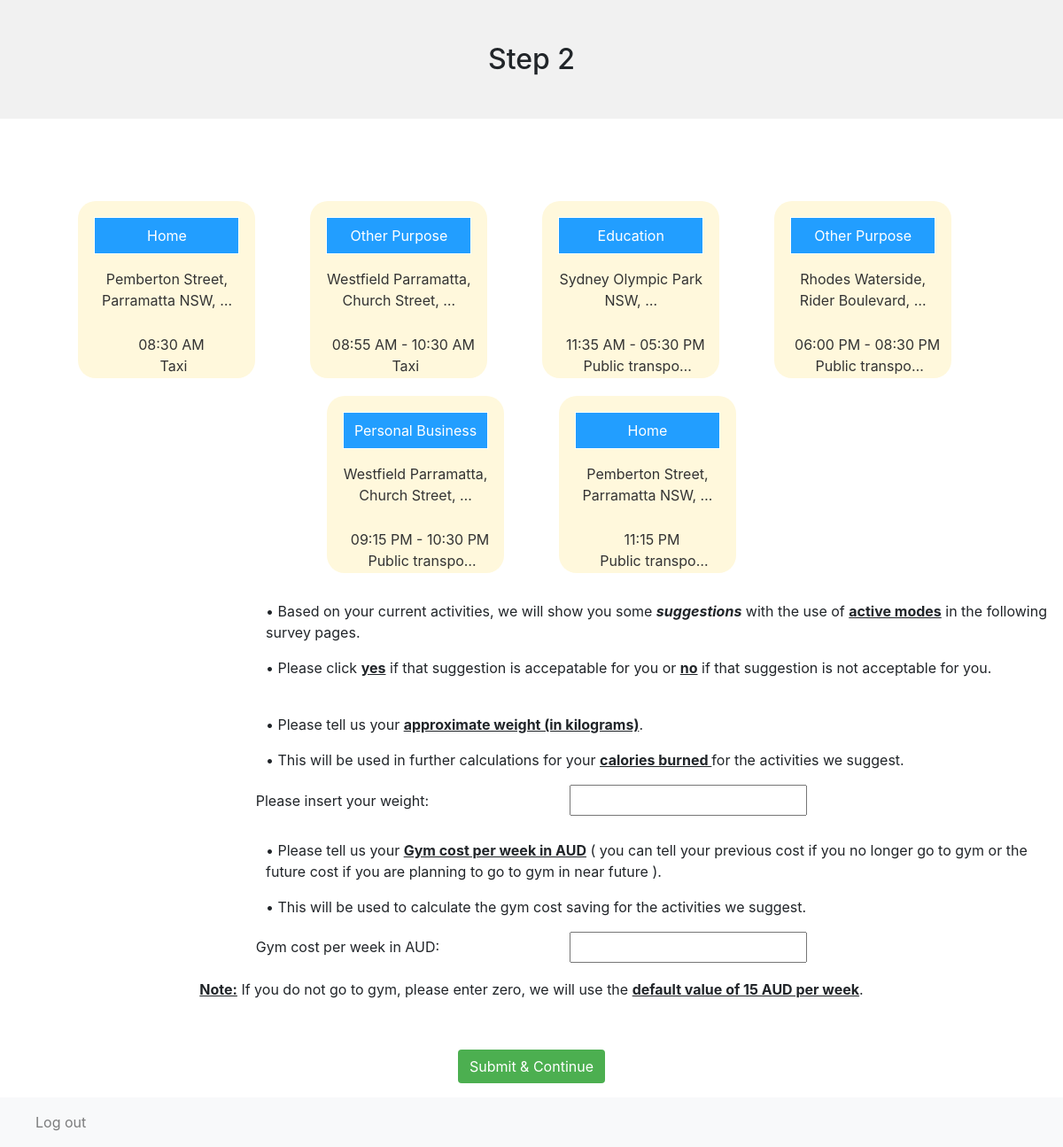
The page /survey/step2/ (signed in) on the database its author committed.
### app_survey/models.py (models this page shows, shortened)
class mdl_travel(models.Model):
    session=models.IntegerField(blank=True,null=True)
    user=models.ForeignKey(mdl_user,on_delete=models.CASCADE)
    travel_from=models.CharField(max_length=254)
    travel_from_latitude = models.DecimalField(
                max_digits=23, decimal_places=15, null=True, blank=True)
    travel_from_longitude = models.DecimalField(
                max_digits=23, decimal_places=15, null=True, blank=True)
    departure_time=models.TimeField()
    travel_to=models.CharField(max_length=254)
    travel_to_latitude = models.DecimalField(
                max_digits=23, decimal_places=15, null=True, blank=True)
    travel_to_longitude = models.DecimalField(
                max_digits=23, decimal_places=15, null=True, blank=True)
    arrival_time=models.TimeField( null=True, blank=True)
    position=models.IntegerField()
    travel_mode=models.CharField(max_length=128,choices=TRAVEL_MODE_CHOICES)
    flexibles=models.ManyToManyField(mdl_flexibility,blank=True)
    purpose=models.ForeignKey(mdl_purpose,on_delete=models.DO_NOTHING)
    purpose_detail=models.ForeignKey(mdl_purpose_detail,
                                     on_delete=models.DO_NOTHING,blank=True,null=True)
    free_purpose=models.CharField(max_length=128, null=True, blank=True)
    last_activity=models.BooleanField(choices=((True,"Yes"), (False,"No")) ,default=False)
    type=models.CharField(max_length=30,choices=(("primary","Primary"),("suggestion","Suggestion")),default="primary")
    time_choices_arrival = models.CharField(max_length=50, null=True, blank=True)
    time_choices_departure = models.CharField(max_length=50, null=True, blank=True)
    """def get_max_reach(self):
        if self.max_reach:
            dummydate = datetime.date(2000,1,1)  # Needed to convert time to a datetime object
            dt1 = datetime.datetime.combine(dummydate,self.arrival_time)
            dt2 = datetime.datetime.combine(dummydate,self.max_reach)
            #print(dt1)
            #print(dt2)
            return timesince(dt1, dt2)
        else:
            return 0
    """
    class Meta:
        verbose_name = 'Travel'

class mdl_purpose(models.Model):
    name=models.CharField(max_length=200)
    class Meta:
        verbose_name = 'Purpose'
    def __str__(self):
        return "%s" % (self.name)

### app_user/models.py (models this page shows, shortened)
class mdl_user(DjangoAbstractUser):
    email = models.EmailField(verbose_name='email address', unique=True,
                              error_messages={'unique': "A user with that email already exists."})
    weight = models.IntegerField(blank = True, null = True)
    cost_gym = models.FloatField(blank = True, null = True)
    USERNAME_FIELD = 'email'
    REQUIRED_FIELDS=["username"]
    class Meta:
        db_table = 'auth_user'

### app_survey/views.py (the view)
# urls.py: path("survey/step2/", survey_views.vw_step2, name="step2"),
@login_required
def vw_step2(request):
    mdl_time_log.logTime(request.user.id, 2, datetime.now())
    travels = list(mdl_travel.objects.filter(user=request.user).order_by("position"))
    trvs = []
    counter = 0
    for travel in travels:
        try:
            travel.flexible = list(travel.flexibles.all().values_list("name", flat=True))
            travel.type = travel_types[travel.travel_mode]
            travel.travel_time = datetime.combine(date.today(), travel.arrival_time) - datetime.combine(date.today(),
                                                                                                        travel.departure_time)
            counter += 1
            trvs.append(travel)
        except IndexError:
            trvs.append(travel)
    data = copy.copy(request.POST)
    if data:
        if data['weight'] == '0':
            data['weight'] = '70'   # default weight as 70
    personalInfo = PersonalInfoForm(instance=request.user, data=data or None)
    if request.POST:
        if personalInfo.is_valid():
            personalInfo.save()
            return redirect(reverse("step3"))
    return render(request,
                  "app_survey/step2.html",
                  {"travels": travels, "personalInfo": personalInfo})

### app_user/forms.py
class PersonalInfoForm(forms.ModelForm):
    class Meta:
        model=mdl_user
        fields=("weight", "cost_gym", )

### app_survey/models.py (called while the page is built)
    @staticmethod
    def logTime(userid, index, time):
        with connection.cursor() as cursor:
            if index == 1:
                cursor.execute(f"INSERT INTO app_survey_mdl_time_log (person_id, time1, time2, time3, time4, time5) VALUES({userid}, '{time}', '{time}', '{time}', '{time}', '{time}')")
            else:
                cursor.execute(f"UPDATE app_survey_mdl_time_log SET time{index} = '{time}' WHERE id = (SELECT MAX(id) FROM app_survey_mdl_time_log WHERE person_id = {userid})")

### template/app_survey/step2.html (shortened to what this page needs)
{%extends "main.html"%} {%block content%}
<div class="container-fluid p-0 m-0">
    <div class="row col-12 p-0 m-0">
        <div class="col-md-12 diagram_block bg_white p-0">
            <h2 class="bg_gray col-12 mb-5 p-5 text-center p-0">
                Step 2 </h2>
            <div class="diagram_container">
                <ul class="diagram">
                    {%for travel in travels%}
                    <li class="travel" data-position="{{travel.position|add:1}}">
                        <span class="ctn">
                            <span class="purpose p-2 m-2 br_1 bg_blue mb-3 white">
                                {%if forloop.first%}
                                Home
                                {%else%}
                                {%if forloop.last and travel.free_purpose%}
                                {{travel.free_purpose}}
                                {%else%}
                                {%if travel.purpose_detail%}
                                {{travel.purpose_detail.name}}
                                {%else%}
                                {%ifequal travel.purpose.name "Go Home"%}
                                Home
                                {%else%}
                                {{travel.purpose}}
                                {%endifequal%}
                                {%endif%}
                                {%endif%}
                                {%endif%}
                            </span>
                            {%if forloop.first%}
                            {{travel.travel_from|truncatewords:4}}
                            {%else%}
                            {{travel.travel_to|truncatewords:4}}
                            {%endif%}
                            <br>
                        </span>
                        <span class="travel_footer">
                            {%if forloop.first%}
                            {{travel.departure_time|time:'h:i A'}}
                            {%else%}
                            {%if forloop.last%}
                            {{travel.arrival_time|time:'h:i A'}}
                            {%else%}
                            {{travel.arrival_time|time:'h:i A'}}
                            {% for anotherTravel in travels %}
                            {% if forloop.counter == forloop.parentloop.counter|add:1 %}
                            - {{anotherTravel.departure_time|time:'h:i A'}}
                            {%endif%}
                            {% endfor %}
                            {%endif%}
                            {%endif%}
                            <br />
                            {%ifequal travel.type "car"%}
                            <i class="fa fa-car ml-2"></i>
                            {%endifequal%}
                            {%ifequal travel.type "public"%}
                            <i class="fa fa-bus-alt ml-2"></i>
                            {%endifequal%}
                            {{travel.get_travel_mode_display|truncatechars:15}}
                        </span>
                    </li>
                    {%if not forloop.last%}
                    <li class="arrow">
                        <i class=" arrow_right fa fa-arrow-right ml-2 fa-2x"></i>
                    </li>
                    {%endif%}
                    {%endfor%}
                </ul>
            </div>
        </div>
        <div class="col-md-12 weight_block bg_white p-0">
            <form action="{{request.post}}" method="post">
                <div style='margin-left: 25%'>
                    <p>•	Based on your current activities, we will show you some <b><i>suggestions</i></b> with the use of <b><u>active modes</u></b> in the following survey pages.</p>
                    <p>•	Please click <b><u>yes</u></b> if that suggestion is accepatable for you or <b><u>no</u></b> if that suggestion is not acceptable for you.</p>
                    <br/>
                    <p>•	Please tell us your <b><u>approximate weight (in kilograms)</u></b>. </p>
                    <p>•    This will be used in further calculations for your <b><u>calories burned </u></b>for the activities we suggest. </p>
                </div>
                <div class='text-center'>
                    <label class="personal-info-label">Please insert your weight:</label>
                    <input type="number" class="p-2 input_basedata" name="weight" id="id_weight"
                        value="{% if personalInfo.weight.value%}{{personalInfo.weight.value}}{%endif%}" required>
                </div>
                <div style='margin-left: 25%'>
                    <br/>
                    <p>•	Please tell us your <b><u>Gym cost per week in AUD</u></b> ( you can tell your previous cost if you no longer go to gym or the future cost if you are planning to go to gym in near future ). </p>
                    <p>•	This will be used to calculate the gym cost saving for the activities we suggest.</p>
                </div>
                <div class='text-center'>
                    <label class="personal-info-label">Gym cost per week in AUD:</label>
                    <input type="number" class="p-2 input_basedata" name="cost_gym" id="id_cost_gym"
                    value="{% if personalInfo.cost_gym.value%}{{personalInfo.cost_gym.value}}{%endif%}" required>
                    <p><b><u>Note:</u></b> If you do not go to gym, please enter zero, we will use the <b><u>default value of 15 AUD per week</u></b>.</p>
                </div>
                <div class='text-center'>
                    <p>&nbsp;</p>
                    <input type="submit" class="btn bg_green white " value="Submit & Continue">
                </div>
            </form>
        </div>
    </div>
</div>
{%endblock%}

### static/css/g.css (style rules this page uses)
.white { color: #FFFFFF; }
.bg_white { background-color: #FFFFFF; }
.bg_gray { background-color: #F1F1F1; }
.bg_blue { background-color: #229EFF; }
.bg_green { background-color: #4caf50; }
.br_1 { border-width: 1px; border-style: solid; }
.diagram_block { text-align: center; }
.diagram_container { margin-top: 80px; display: inline-block; }
.diagram { padding: 5px; margin-top: -50px; text-align: center; min-height: 300px; }
.diagram li { display: inline-block; }
.diagram li.travel { background: #FFF8DC; color: #333333; border-radius: 20px; text-align: center; vertical-align: top; margin: 10px; padding: 10px; height: 200px; width: 200px; }
.diagram li.travel .ctn { height: 140px; overflow: hidden; display: block; }
.purpose { display: block; }
li.arrow { cursor: pointer; margin-top: 20px; }
li .travel_footer { position: relative; padding: 10px; padding-top: 0; }
.personal-info-label { text-align: left; width: 350px; }
.fa-arrow-right:before { content: ""; }
.fa-arrow-right:after { content: "\f061"; }
input.input_basedata { height: 35px; }

### rows shown on the page
mdl_travel: travel_from "Pemberton Street, Parramatta NSW, …", departure_time "08:30 AM", travel_mode "Taxi"
mdl_travel: purpose "Other Purpose", travel_to "Westfield Parramatta, Church Street, …", arrival_time "08:55 AM", travel_mode "Taxi"
mdl_travel: departure_time "10:30 AM", purpose "Education", travel_to "Sydney Olympic Park NSW, …", arrival_time "11:35 AM", travel_mode "Public transpo…"
mdl_travel: departure_time "05:30 PM", purpose "Other Purpose", travel_to "Rhodes Waterside, Rider Boulevard, …", arrival_time "06:00 PM", travel_mode "Public transpo…"
mdl_travel: departure_time "08:30 PM", purpose "Personal Business", travel_to "Westfield Parramatta, Church Street, …", arrival_time "09:15 PM", travel_mode "Public transpo…"
mdl_travel: departure_time "10:30 PM", shows "Home", travel_to "Pemberton Street, Parramatta NSW, …", arrival_time "11:15 PM", travel_mode "Public transpo…"
